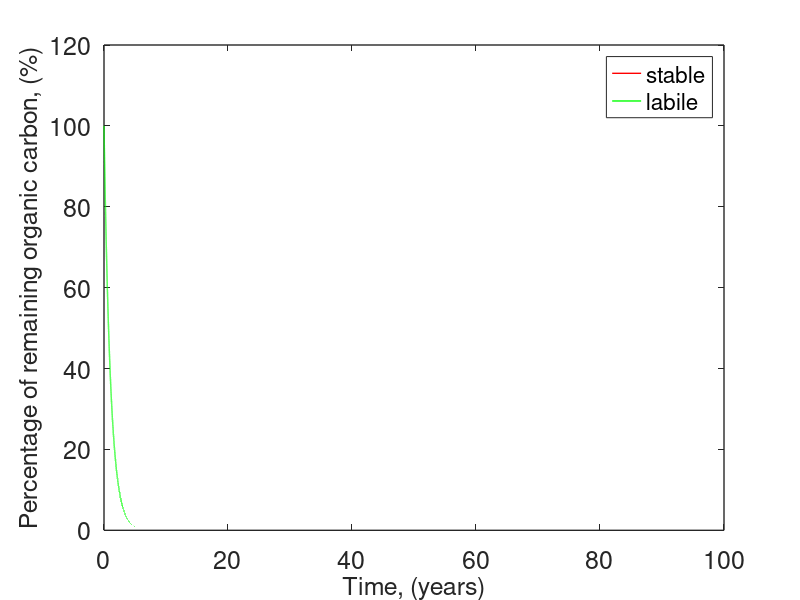
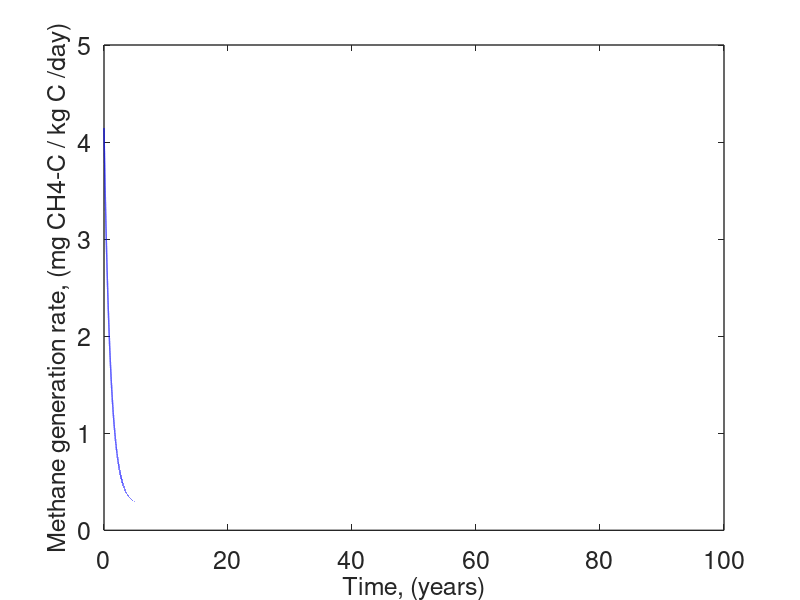
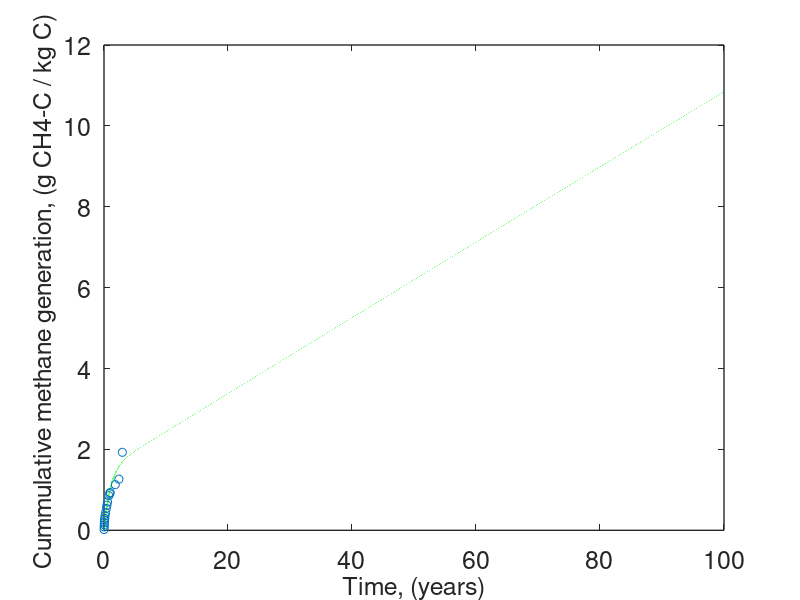

Here is the MATLAB script that generated these plots, in order:
% Plot of methanogenesis model (Introductory Carbon Balance Model)
% Find the ICBM model in Andren & Katterer (1997)
C_stable_old = 0.99;
C_labile_old = 0.01;
r_temperature = 1;
k1= 0.3e-7;     % per second
k2 = k1/0.5e4;  % per second
h=0.7;  % fraction of labile organic carbon humidification into stable pool

delta_t = 86400*0.1;
dt = (0:delta_t:86400*365*100);

C_labile = C_labile_old.*exp(-k1*r_temperature*dt);
C_stable= (C_stable_old-h*k1*r_temperature*C_labile_old/(r_temperature*(k2-k1))).*exp(-k2*r_temperature.*dt) + ...
        h*k1*r_temperature*C_labile_old/(r_temperature*(k2-k1)).*exp(-k1*r_temperature.*dt);
qg_biogenic = 0.5*((1-h)*k1*r_temperature.*C_labile + k2*r_temperature.*C_stable);

cumulative_biogenic = zeros(length(dt),1);
for i = 2:length(dt)
    cumulative_biogenic(i) = cumulative_biogenic(i-1) + (qg_biogenic(i-1)+qg_biogenic(i))/2*delta_t;
end

figure
plot(dt./(86400*365), C_stable./C_stable_old.*100,'r','LineWidth', 1)
hold on
plot(dt./(86400*365), C_labile./C_labile_old.*100,'g','LineWidth', 1)
set(gca,'FontSize',18, 'LineWidth', 1)
xlabel('Time, (years)', 'FontSize', 18)
ylabel('Percentage of remaining organic carbon, (%)','FontSize', 18)
legend('stable','labile')


figure
plot(dt./(86400*365), qg_biogenic.*1e6.*86400,'b','LineWidth', 1)
set(gca,'FontSize',18, 'LineWidth', 1)
xlabel('Time, (years)', 'FontSize', 18)
ylabel('Methane generation rate, (mg CH4-C / kg C /day)','FontSize', 18)


figure
plot(dt./(86400*365), cumulative_biogenic*1e3,'g','LineWidth', 1)
set(gca,'FontSize',18, 'LineWidth', 1)
xlabel('Time, (years)', 'FontSize', 18)
ylabel('Cummulative methane generation, (g CH4-C / kg C) ','FontSize', 18)

% data from Knoblauch(2018): Figure 2b
% time in days, cumulative methane production in g CH4-C/kg C 
data = [4.18613	0.0196521
8.40237	0.082611
15.3948	0.137674
20.9963	0.192748
32.1612	0.247778
47.493	0.294902
60.0568	0.361732
96.27	0.43625
138.068	0.54222
172.893	0.620686
206.328	0.699163
285.714	0.856018
334.428	0.906816
365.045	0.934134
664.206	1.12863
875.706	1.26476
1080.62	1.9285
];

hold on
scatter(data(:,1)./365, data(:,2))





